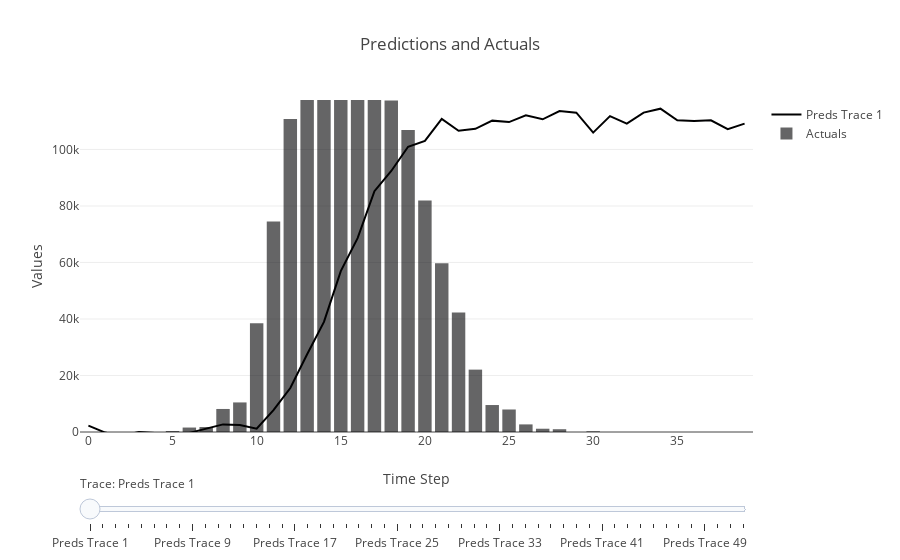

Notebook source saved alongside this figure:
### Code cell
graphs.graph_harvest(preds_kilo,actual_kilos)
